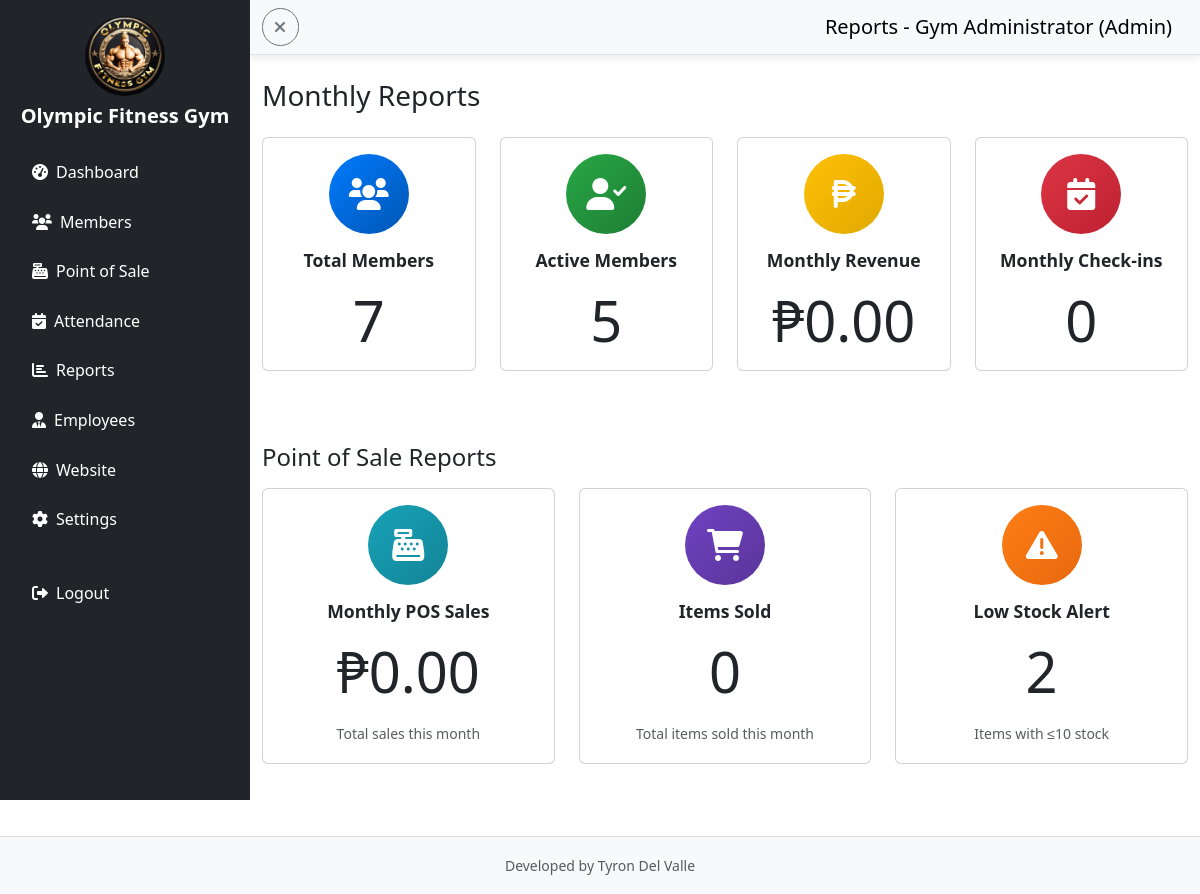
The page /admin/reports.php?rtype=attendance (signed in) on the database its author committed.
### tables this page shows
CREATE TABLE `gym_settings` (
  `id` int(11) NOT NULL AUTO_INCREMENT,
  `gym_name` varchar(255) NOT NULL DEFAULT 'Gym Management System',
  `logo_path` varchar(255) NOT NULL DEFAULT 'gym logo.jpg',
  `background_path` varchar(255) NOT NULL DEFAULT 'gym background.jpg',
  `updated_at` timestamp NOT NULL DEFAULT current_timestamp() ON UPDATE current_timestamp(),
  `sidebar_theme` varchar(50) NOT NULL DEFAULT 'primary',
  `student_discount_enabled` tinyint(1) DEFAULT 1,
  `per_session_fee` decimal(10,2) DEFAULT 50.00,
  `half_month_fee` decimal(10,2) DEFAULT 300.00,
  `one_month_fee` decimal(10,2) DEFAULT 500.00,
  `two_months_fee` decimal(10,2) DEFAULT 900.00,
  `three_months_fee` decimal(10,2) DEFAULT 1300.00,
  `four_months_fee` decimal(10,2) DEFAULT 1700.00,
  `five_months_fee` decimal(10,2) DEFAULT 2100.00,
  `six_months_fee` decimal(10,2) DEFAULT 2500.00,
  `seven_months_fee` decimal(10,2) DEFAULT 2900.00,
  `eight_months_fee` decimal(10,2) DEFAULT 3300.00,
  `nine_months_fee` decimal(10,2) DEFAULT 3700.00,
  `ten_months_fee` decimal(10,2) DEFAULT 4100.00,
  `eleven_months_fee` decimal(10,2) DEFAULT 4500.00,
  `one_year_fee` decimal(10,2) DEFAULT 5000.00,
  `two_years_fee` decimal(10,2) DEFAULT 9000.00,
  `three_years_fee` decimal(10,2) DEFAULT 13000.00,
  PRIMARY KEY (`id`)
);

### admin/reports.php (the view, shortened to what this page needs)
<?php
include "../config/db.php";
$user = $_SESSION['user'];
$settings = $conn->query("SELECT * FROM gym_settings WHERE id = 1")->fetch_assoc();
$total_members = $conn->query("SELECT COUNT(*) as count FROM members")->fetch_assoc()['count'];
$active_members = $conn->query("SELECT COUNT(*) as count FROM members WHERE status = 'ACTIVE'")->fetch_assoc()['count'];
$total_payments = $conn->query("SELECT SUM(amount) as total FROM payments WHERE MONTH(payment_date) = MONTH(CURDATE()) AND YEAR(payment_date) = YEAR(CURDATE())")->fetch_assoc()['total'] ?? 0;
$total_attendance = $conn->query("SELECT COUNT(*) as count FROM attendance WHERE MONTH(checkin_time) = MONTH(CURDATE()) AND YEAR(checkin_time) = YEAR(CURDATE())")->fetch_assoc()['count'];
$monthly_pos_sales = $conn->query("SELECT SUM(total_amount) as total FROM pos_sales WHERE MONTH(sale_date) = MONTH(CURDATE()) AND YEAR(sale_date) = YEAR(CURDATE())")->fetch_assoc()['total'] ?? 0;
$monthly_pos_items = $conn->query("SELECT SUM(quantity) as total FROM pos_sale_items psi JOIN pos_sales ps ON psi.sale_id = ps.id WHERE MONTH(ps.sale_date) = MONTH(CURDATE()) AND YEAR(ps.sale_date) = YEAR(CURDATE())")->fetch_assoc()['total'] ?? 0;
$low_stock_items = $conn->query("SELECT COUNT(*) as count FROM pos_items WHERE stock_quantity <= 10 AND is_active = 1")->fetch_assoc()['count'];
?>
<!DOCTYPE html>
<html lang="en">
<head>
    <link href="https://cdn.jsdelivr.net/npm/bootstrap@5.3.0/dist/css/bootstrap.min.css" rel="stylesheet">
    <link href="https://cdnjs.cloudflare.com/ajax/libs/font-awesome/6.0.0/css/all.min.css" rel="stylesheet">
    <link href="../assets/style.css?v=20260630f" rel="stylesheet">
</head>
<body>
    <div class="d-flex">
        <nav id="sidebar" class="bg-<?php echo htmlspecialchars($settings['sidebar_theme']); ?> <?php echo ($settings['sidebar_theme'] == 'light') ? 'text-dark' : 'text-white'; ?> vh-100" style="width: 250px;">
            <div class="p-3">
                <div class="text-center mb-4">
                    <img src="../<?php echo htmlspecialchars($settings['logo_path']); ?>" alt="Gym Logo" class="rounded-circle mb-2" style="width: 80px; height: 80px;">
                    <h5 class="fw-bold"><?php echo htmlspecialchars($settings['gym_name']); ?></h5>
                </div>
                   <ul class="nav flex-column">
                    <li class="nav-item mb-2">
                        <a class="nav-link <?php echo ($settings['sidebar_theme'] == 'light') ? 'text-dark' : 'text-white'; ?>" href="dashboard.php">
                            <i class="fas fa-tachometer-alt me-2"></i><span>Dashboard</span>
                        </a>
                    </li>
                    <li class="nav-item mb-2">
                        <a class="nav-link <?php echo ($settings['sidebar_theme'] == 'light') ? 'text-dark' : 'text-white'; ?> active" href="members.php">
                            <i class="fas fa-users me-2"></i><span>Members</span>
                        </a>
                    </li>
                    <li class="nav-item mb-2">
                        <a class="nav-link <?php echo ($settings['sidebar_theme'] == 'light') ? 'text-dark' : 'text-white'; ?>" href="pos.php">
                            <i class="fas fa-cash-register me-2"></i><span>Point of Sale</span>
                        </a>
                    </li>
                    <li class="nav-item mb-2">
                        <a class="nav-link <?php echo ($settings['sidebar_theme'] == 'light') ? 'text-dark' : 'text-white'; ?>" href="attendance.php">
                            <i class="fas fa-calendar-check me-2"></i><span>Attendance</span>
                        </a>
                    </li>
                    <li class="nav-item mb-2">
                        <a class="nav-link <?php echo ($settings['sidebar_theme'] == 'light') ? 'text-dark' : 'text-white'; ?> active" href="reports.php">
                            <i class="fas fa-chart-bar me-2"></i><span>Reports</span>
                        </a>
                    </li>
                    <li class="nav-item mb-2">
                        <a class="nav-link <?php echo ($settings['sidebar_theme'] == 'light') ? 'text-dark' : 'text-white'; ?>" href="employees.php">
                            <i class="fas fa-user-tie me-2"></i><span>Employees</span>
                        </a>
                    </li>
                    <li class="nav-item mb-2">
                        <a class="nav-link <?php echo ($settings['sidebar_theme'] == 'light') ? 'text-dark' : 'text-white'; ?>" href="website_settings.php">
                            <i class="fas fa-globe me-2"></i><span>Website</span>
                        </a>
                    </li>
                      <li class="nav-item mb-2">
                        <a class="nav-link <?php echo ($settings['sidebar_theme'] == 'light') ? 'text-dark' : 'text-white'; ?>" href="settings.php">
                            <i class="fas fa-cog me-2"></i><span>Settings</span>
                        </a>
                    </li>
                    <li class="nav-item mt-4">
                        <a class="nav-link <?php echo ($settings['sidebar_theme'] == 'light') ? 'text-dark' : 'text-white'; ?>" href="../logout.php">
                            <i class="fas fa-sign-out-alt me-2"></i><span>Logout</span>
                        </a>
                    </li>
                </ul>
            </div>
        </nav>
        <div class="flex-grow-1">
            <nav class="navbar navbar-light bg-light border-bottom">
                <div class="container-fluid">
                    <button class="btn btn-outline-secondary me-3" id="sidebarToggle">
                        <i class="fas fa-bars"></i>
                    </button>
                    <span class="navbar-brand mb-0 h1">Reports - <?php echo htmlspecialchars($user['fullname']); ?> (Admin)</span>
                </div>
            </nav>
            <div class="container-fluid mt-4">
                <div class="row">
                    <div class="col-12">
                        <h1 class="h3 mb-4">Monthly Reports</h1>
                        <div class="row">
                            <div class="col-md-3 mb-4">
                                <div class="card text-center">
                                    <div class="card-body">
                                        <div class="rounded-circle mx-auto mb-3" style="width: 80px; height: 80px; background: linear-gradient(135deg, #007bff, #0056b3); display: flex; align-items: center; justify-content: center; color: white;">
                                            <i class="fas fa-users fa-2x"></i>
                                        </div>
                                        <h5 class="card-title">Total Members</h5>
                                        <p class="card-text display-4"><?php echo $total_members; ?></p>
                                    </div>
                                </div>
                            </div>
                            <div class="col-md-3 mb-4">
                                <div class="card text-center">
                                    <div class="card-body">
                                        <div class="rounded-circle mx-auto mb-3" style="width: 80px; height: 80px; background: linear-gradient(135deg, #28a745, #1e7e34); display: flex; align-items: center; justify-content: center; color: white;">
                                            <i class="fas fa-user-check fa-2x"></i>
                                        </div>
                                        <h5 class="card-title">Active Members</h5>
                                        <p class="card-text display-4"><?php echo $active_members; ?></p>
                                    </div>
                                </div>
                            </div>
                            <div class="col-md-3 mb-4">
                                <div class="card text-center">
                                    <div class="card-body">
                                        <div class="rounded-circle mx-auto mb-3" style="width: 80px; height: 80px; background: linear-gradient(135deg, #ffc107, #e0a800); display: flex; align-items: center; justify-content: center; color: white;">
                                            <i class="fas fa-peso-sign fa-2x"></i>
                                        </div>
                                        <h5 class="card-title">Monthly Revenue</h5>
                                        <p class="card-text display-4">₱<?php echo number_format($total_payments, 2); ?></p>
                                    </div>
                                </div>
                            </div>
                            <div class="col-md-3 mb-4">
                                <div class="card text-center">
                                    <div class="card-body">
                                        <div class="rounded-circle mx-auto mb-3" style="width: 80px; height: 80px; background: linear-gradient(135deg, #dc3545, #bd2130); display: flex; align-items: center; justify-content: center; color: white;">
                                            <i class="fas fa-calendar-check fa-2x"></i>
                                        </div>
                                        <h5 class="card-title">Monthly Check-ins</h5>
                                        <p class="card-text display-4"><?php echo $total_attendance; ?></p>
                                    </div>
                                </div>
                            </div>
                        </div>
                        <h2 class="h4 mb-3 mt-5">Point of Sale Reports</h2>
                        <div class="row">
                            <div class="col-md-4 mb-4">
                                <div class="card text-center">
                                    <div class="card-body">
                                        <div class="rounded-circle mx-auto mb-3" style="width: 80px; height: 80px; background: linear-gradient(135deg, #17a2b8, #138496); display: flex; align-items: center; justify-content: center; color: white;">
                                            <i class="fas fa-cash-register fa-2x"></i>
                                        </div>
                                        <h5 class="card-title">Monthly POS Sales</h5>
                                        <p class="card-text display-4">₱<?php echo number_format($monthly_pos_sales, 2); ?></p>
                                        <small class="text-muted">Total sales this month</small>
                                    </div>
                                </div>
                            </div>
                            <div class="col-md-4 mb-4">
                                <div class="card text-center">
                                    <div class="card-body">
                                        <div class="rounded-circle mx-auto mb-3" style="width: 80px; height: 80px; background: linear-gradient(135deg, #6f42c1, #5a359a); display: flex; align-items: center; justify-content: center; color: white;">
                                            <i class="fas fa-shopping-cart fa-2x"></i>
                                        </div>
                                        <h5 class="card-title">Items Sold</h5>
                                        <p class="card-text display-4"><?php echo $monthly_pos_items; ?></p>
                                        <small class="text-muted">Total items sold this month</small>
                                    </div>
                                </div>
                            </div>
                            <div class="col-md-4 mb-4">
                                <div class="card text-center">
                                    <div class="card-body">
                                        <div class="rounded-circle mx-auto mb-3" style="width: 80px; height: 80px; background: linear-gradient(135deg, #fd7e14, #e8680f); display: flex; align-items: center; justify-content: center; color: white;">
                                            <i class="fas fa-exclamation-triangle fa-2x"></i>
                                        </div>
                                        <h5 class="card-title">Low Stock Alert</h5>
                                        <p class="card-text display-4"><?php echo $low_stock_items; ?></p>
                                        <small class="text-muted">Items with ≤10 stock</small>
                                    </div>
                                </div>
                            </div>
                        </div>
                    </div>
                </div>
            </div>
        </div>
    </div>
    <footer class="bg-light text-center text-muted py-3 mt-5 border-top">
        <div class="container">
            <small>Developed by Tyron Del Valle</small>
        </div>
    </footer>
</body>
</html>

### assets/style.css (style rules this page uses)
.btn { transition: all 0.3s ease; border-radius: 25px; font-weight: 600; text-transform: uppercase; letter-spacing: 0.5px; position: relative; overflow: hidden; }
.btn::before { content: ''; position: absolute; top: 0; left: -100%; width: 100%; height: 100%; background: linear-gradient(90deg, transparent, rgba(255, 255, 255, 0.2), transparent); transition: left 0.5s; }
body { animation: pageLoad 0.5s ease-out; }
.navbar { box-shadow: 0 2px 10px rgba(0, 0, 0, 0.1); }
body { font-family: 'Segoe UI', Tahoma, Geneva, Verdana, sans-serif; line-height: 1.6; }
h1, h2, h3, h4, h5, h6 { font-weight: 700; color: #2c3e50; }
#sidebar h1, #sidebar h2, #sidebar h3, #sidebar h4, #sidebar h5, #sidebar h6 { color: inherit; }
.card-title { font-size: 1.1rem; margin-bottom: 1rem; }
#sidebar { position: fixed; top: 0; left: 0; height: 100vh; width: 250px !important; transition: width 0.3s ease, transform 0.3s ease; z-index: 1000; pointer-events: auto; }
.flex-grow-1 { margin-left: 250px; transition: margin-left 0.3s ease; }

### rows shown on the page
gym_settings: logo_path (picture), gym_name "Olympic Fitness Gym"

### other values the page prints
$user['fullname'] "Gym Administrator"
$total_members "7"
$active_members "5"
$total_payments "0.00"
$total_attendance "0"
$monthly_pos_sales "0.00"
$monthly_pos_items "0"
$low_stock_items "2"
